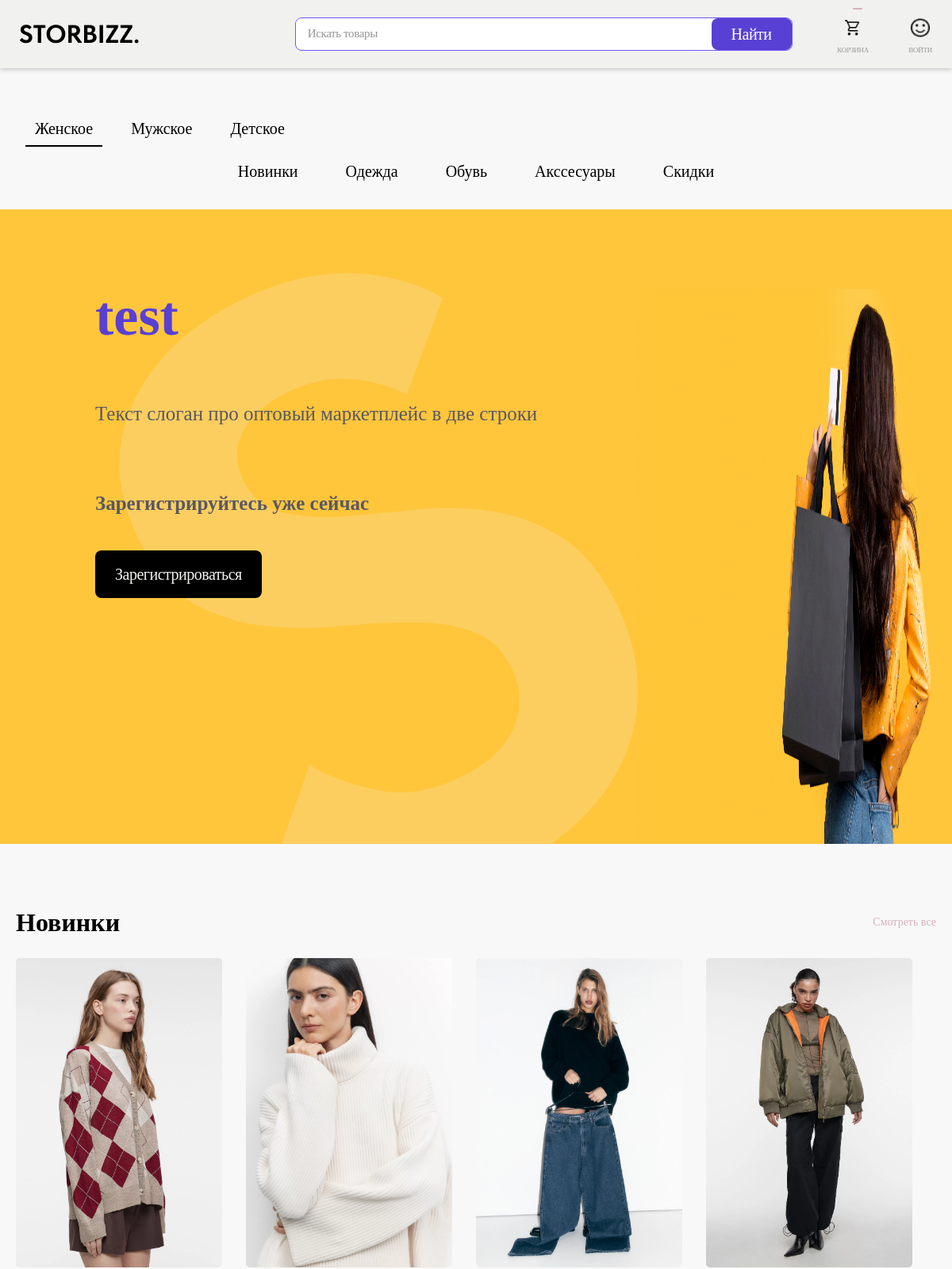
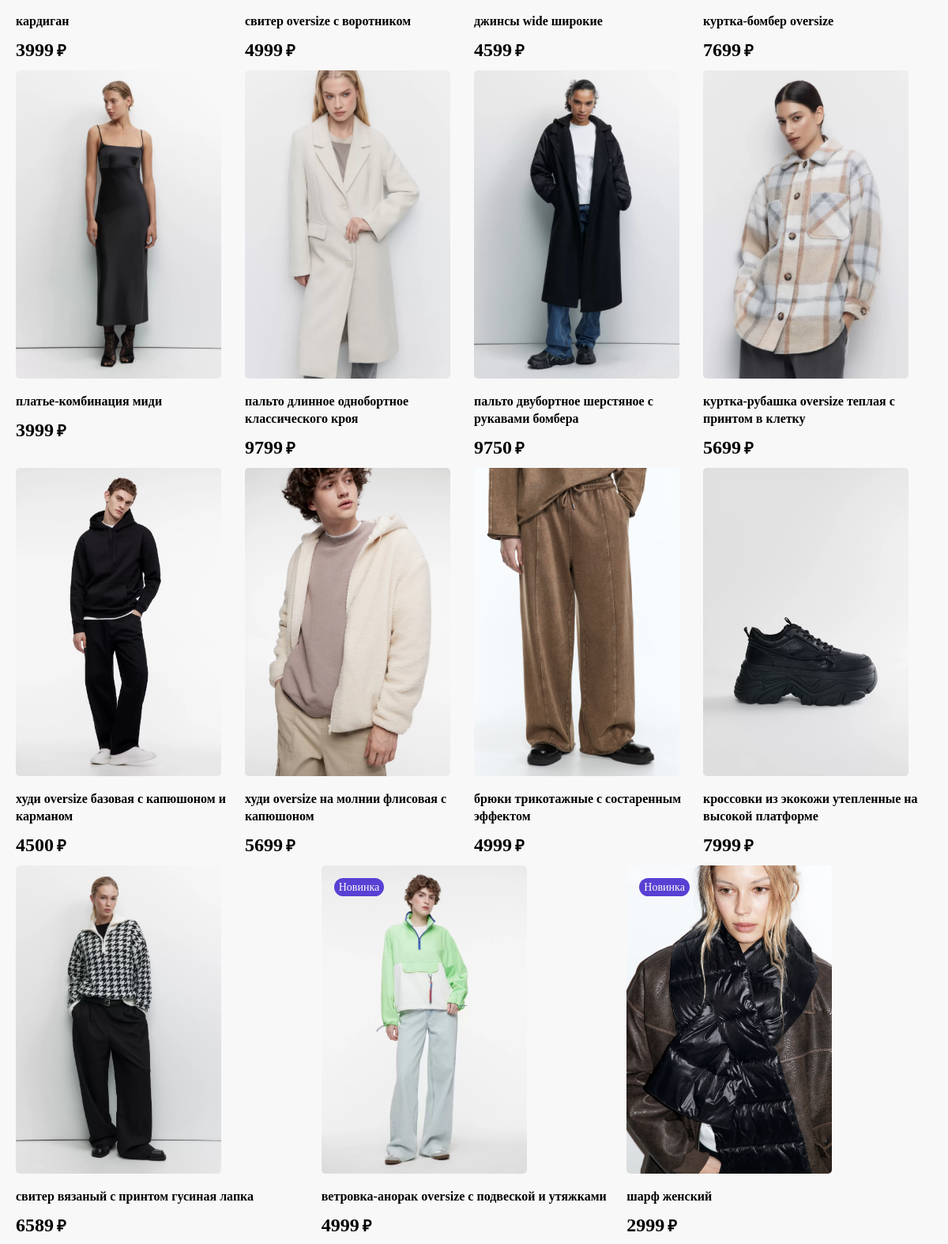
The page / (upper part) on the database its author committed (2 pictures, top to bottom).
### shop/models.py (models this page shows)
class Good(models.Model):
    TYPE_CHOICES = (
        (0, 'Бомберы'),
        (1, 'Ветровки'),
        (2, 'Джинсовые куртки'),
        (3, 'Кожаные куртки'),
        (4, 'Куртки рубашки'),
        (5, 'Пальто'),
        (6, 'Пуховики'),
        (7, 'Тренчи'),
        (8, 'Куртки'),
        (9, 'Водолазки'),
        (10, 'Джемперы'),
        (11, 'Кардиганы'),
        (12, 'Свитеры'),
        (13, 'Джинсы'),
        (14, 'Платья'),
        (15, 'Футболки, поло, лонгсливы'),
        (16, 'Худи, толстовки и свитшоты'),
        (17, 'Брюки'),
        (18, 'Блузы и рубашки'),
        (19, 'Юбки'),
        (20, 'Пиджаки и жакеты'),
        (21, 'Шорты'),
        (22, 'Топы и майки'),
        (23, 'Нижнее белье'),
        (24, 'Спортивная одежда'),
        (25, 'Одежда для дома'),
        (26, 'Обувь'),
        (27, 'Аксессуары'),
    )
    GENDER_CHOICES = (
        (0, 'Мужское'),
        (1, 'Женское'),
        (2, 'Детское'),
    )
    name = models.CharField(max_length=255, verbose_name='наименование', null=True, blank=True)
    image_1 = models.ImageField(upload_to='img/', null=True, blank=True, verbose_name='изображение 1')
    image_2 = models.ImageField(upload_to='img/', null=True, blank=True, verbose_name='изображение 2')
    image_3 = models.ImageField(upload_to='img/', null=True, blank=True, verbose_name='изображение 3')
    image_4 = models.ImageField(upload_to='img/', null=True, blank=True, verbose_name='изображение 4')
    is_new = models.BooleanField(default=False, verbose_name='новинка')
    is_popular = models.BooleanField(default=False, verbose_name='популярный товар')
    price = models.FloatField(verbose_name='цена', null=True, blank=True)
    type = models.IntegerField(verbose_name='тип', null=True, blank=True, choices=TYPE_CHOICES)
    gender = models.IntegerField(verbose_name='пол', null=True, blank=True, choices=GENDER_CHOICES)
    description = models.TextField(verbose_name='описание', null=True, blank=True)
    color = models.CharField(max_length=20, verbose_name='цвет', null=True, blank=True)
    color_code = models.IntegerField(verbose_name='код цвета', null=True, blank=True)
    article = models.CharField(max_length=20, verbose_name='артикул', null=True, blank=True)
    material = models.TextField(verbose_name='состав', null=True, blank=True)
    recommendation = models.TextField(verbose_name='рекомендации', null=True, blank=True)
    goods = models.ManyToManyField('Cart', through='CartGood')

### shop/views.py (the view)
# urls.py: path('', GoodsList.as_view(), name='home'),
class GoodsList(ListView):
    model = Good
    template_name = 'src/home.html'
    context_object_name = 'goods'
    def get_queryset(self):
        queryset = {'new_goods': Good.objects.order_by('is_new', 'id'),
                    'top_goods': Good.objects.filter(is_popular=True)}
        return queryset

### templates/src/home.html (shortened to what this page needs)
{% extends './main.html' %}
{% load static %}
{% block content %}
      <main class="content">
         <div class="header__bottom container">
            <ul class="header__bottom-menu">
               <li><a class="header__bottom-link header__bottom-link-active _tabs-item _active" href="#">Женское</a>
               </li>
               <li><a class="header__bottom-link _tabs-item" href="#">Мужское</a></li>
               <li><a class="header__bottom-link _tabs-item" href="#">Детское</a></li>
            </ul>
         </div>
 {% include './#sourse/main-menu.html' %}
       <div class="content-item  _tabs-block _active">
            <div class="page">
               <div class="page__content">
                  <div class="page__products products-page">
                     <div class="page__preview preview-page">
                        <div class="preview-page__container container">
                           <div class="preview-page__information">
                              <div class="preview-page__s"><img src="{% static 'img/img/s.png' %}" alt=""></div>
                              <div class="preview-page__information-content">
                                 <div class="preview-page__subtitle">
                                    test
                                 </div>
                                 <div class="preview-page__text">Текст слоган про оптовый маркетплейс
                                    в две строки</div>
                                 <div class="preview-page__title">Зарегистрируйтесь уже сейчас</div>
                                 <button type="submit"
                                    class="preview-page__btn btn  btn-input">Зарегистрироваться</button>
                              </div>
                           </div>
                           <div class="preview-page__picture">
                              <div class="preview-page__image "><img src="{% static 'img/img/preview.png' %}" alt=""></div>
                           </div>
                        </div>
                     </div>
                     <div class="page__products products-block">
                        <div class="products-block__container container">
                           <div class="products-block__content">
                              <div class="products-block__top">
                                 <div class="products-block__title title">Новинки</div>
                                 <button type="submit" class="products-block__btn">Смотреть все</button>
                              </div>
                              <div class="products-block__goods">
   {% for good in goods.new_goods %}
<a href="{% url 'shop:good' good.id %}" class="card-product">
   {% if good.is_new %}
   <div class="card-product__labels">
      <div class="card-product__label">Новинка</div>
   </div>
   {% endif %}
   <div class="card-product__slider items-slider items-slider-1">
      <div class="card-product__body items-slider__body-1 _swiper">
         <div class="card-product__slide">
            <div class="card-product__image  ibg">
               <img src="{{ good.image_1.url }}" alt="#">
            </div>
         </div>
      </div>
   </div>
   <div class="card-product__name">{{ good.name }}</div>
   <div class="card-product__price"> <span class="card-product__count rub">{{ good.price|floatformat:0 }}</span>
   </div>
   {% endfor %}
</a>
                              </div>
                           </div>
                        </div>
                     </div>
                  </div>
               </div>
            </div>
         </div>
      </main>
{% endblock content %}

### rows shown on the page
Good: image_1 (picture), name "кардиган", price "3999"
Good: image_1 (picture), name "свитер oversize с воротником", price "4999"
Good: image_1 (picture), name "джинсы wide широкие", price "4599"
Good: image_1 (picture), name "куртка-бомбер oversize", price "7699"
Good: image_1 (picture), name "платье-комбинация миди", price "3999"
Good: image_1 (picture), name "пальто длинное однобортное классического кроя", price "9799"
Good: image_1 (picture), name "пальто двубортное шерстяное с рукавами бомбера", price "9750"
Good: image_1 (picture), name "куртка-рубашка oversize теплая с принтом в клетку", price "5699"
Good: image_1 (picture), name "худи oversize базовая с капюшоном и карманом", price "4500"
Good: image_1 (picture), name "худи oversize на молнии флисовая с капюшоном", price "5699"
Good: image_1 (picture), name "брюки трикотажные с состаренным эффектом", price "4999"
Good: image_1 (picture), name "кроссовки из экокожи утепленные на высокой платформе", price "7999"
Good: image_1 (picture), name "свитер вязаный с принтом гусиная лапка", price "6589"
Good: is_new "Новинка", image_1 (picture), name "ветровка-анорак oversize с подвеской и утяжками", price "4999"
Good: is_new "Новинка", image_1 (picture), name "шарф женский", price "2999"
